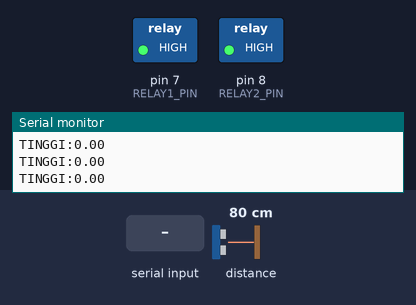
The sketch below on a simulated Arduino Uno, built with avr-gcc and run on an emulated ATmega328P. Shown: switched loads named in the sketch (green lamp = pin HIGH), the last lines printed to the serial monitor. The test bench sets the inputs (shaded band); at power-on: distance to the obstacle 80 cm.

Above: at 1.2 s.
1.3 s: "RELAY1_ON\n" received over Serial
At 2.6 s:
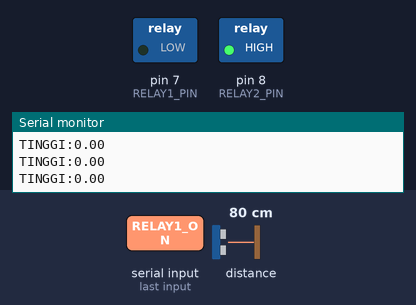
3.1 s: "RELAY2_ON\n" received over Serial
At 3.9 s:
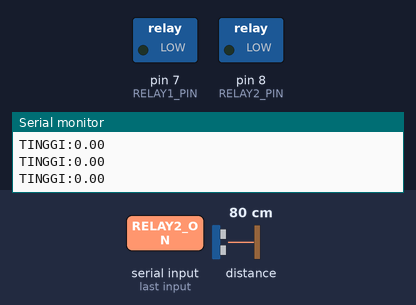
4.7 s: "RELAY1_OFF\n" received over Serial
At 5.1 s:
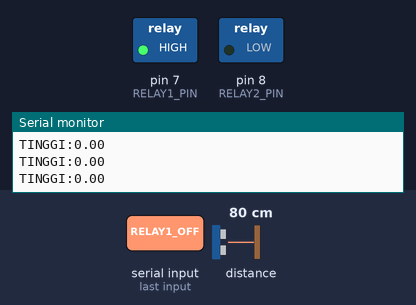
6.3 s: "RELAY2_OFF\n" received over Serial
At 7.6 s:
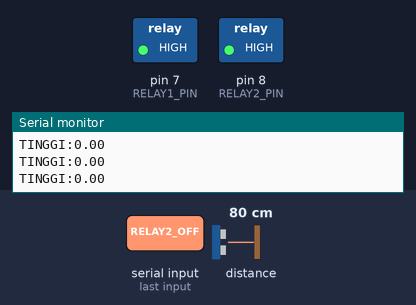
Timing chart, 0 to 8.9 s (numbered marks = the images above; inputs shaded):
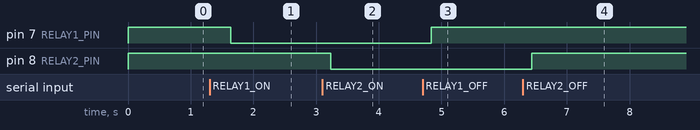

Measured:
- after the input at 1.3 s, pin 7 (RELAY1_PIN): HIGH → LOW after 0.34 s
- after the input at 3.1 s, pin 8 (RELAY2_PIN): HIGH → LOW after 0.14 s
- after the input at 4.7 s, pin 7 (RELAY1_PIN): LOW → HIGH after 0.14 s
- after the input at 6.3 s, pin 8 (RELAY2_PIN): LOW → HIGH after 0.14 s

The sketch:

ard.ino
```cpp
#include <Wire.h>
#include <VL53L0X.h>

VL53L0X sensor;

const int RELAY1_PIN = 7;
const int RELAY2_PIN = 8;
const float TINGGI_ALAT = 51.0; // cm, dari sensor ke permukaan tanah

String inputSerial = "";

void setup() {
  Serial.begin(9600);
  Wire.begin();

  pinMode(RELAY1_PIN, OUTPUT);
  pinMode(RELAY2_PIN, OUTPUT);

  digitalWrite(RELAY1_PIN, HIGH); // relay mati (aktif low)
  digitalWrite(RELAY2_PIN, HIGH);

  if (!sensor.init()) {
    Serial.println("VL53L0X tidak terdeteksi");
    while (1);
  }

  sensor.setTimeout(500);
  sensor.startContinuous();
}

void loop() {
  // Hitung tinggi tanaman
  uint16_t jarak = sensor.readRangeContinuousMillimeters();
  float jarak_cm = jarak / 10.0;
  float tinggi_tanaman = TINGGI_ALAT - jarak_cm;
  if (tinggi_tanaman < 0) tinggi_tanaman = 0;

  // Kirim data tinggi ke serial
  Serial.print("TINGGI:");
  Serial.println(tinggi_tanaman);

  // Baca perintah dari Python
  while (Serial.available()) {
    char c = Serial.read();
    if (c == '\n') {
      inputSerial.trim();

      if (inputSerial == "RELAY1_ON") {
        digitalWrite(RELAY1_PIN, LOW);
      } else if (inputSerial == "RELAY1_OFF") {
        digitalWrite(RELAY1_PIN, HIGH);
      } else if (inputSerial == "RELAY2_ON") {
        digitalWrite(RELAY2_PIN, LOW);
      } else if (inputSerial == "RELAY2_OFF") {
        digitalWrite(RELAY2_PIN, HIGH);
      }

      inputSerial = ""; // Reset setelah command
    } else {
      inputSerial += c;
    }
  }

  delay(500);
}
```
